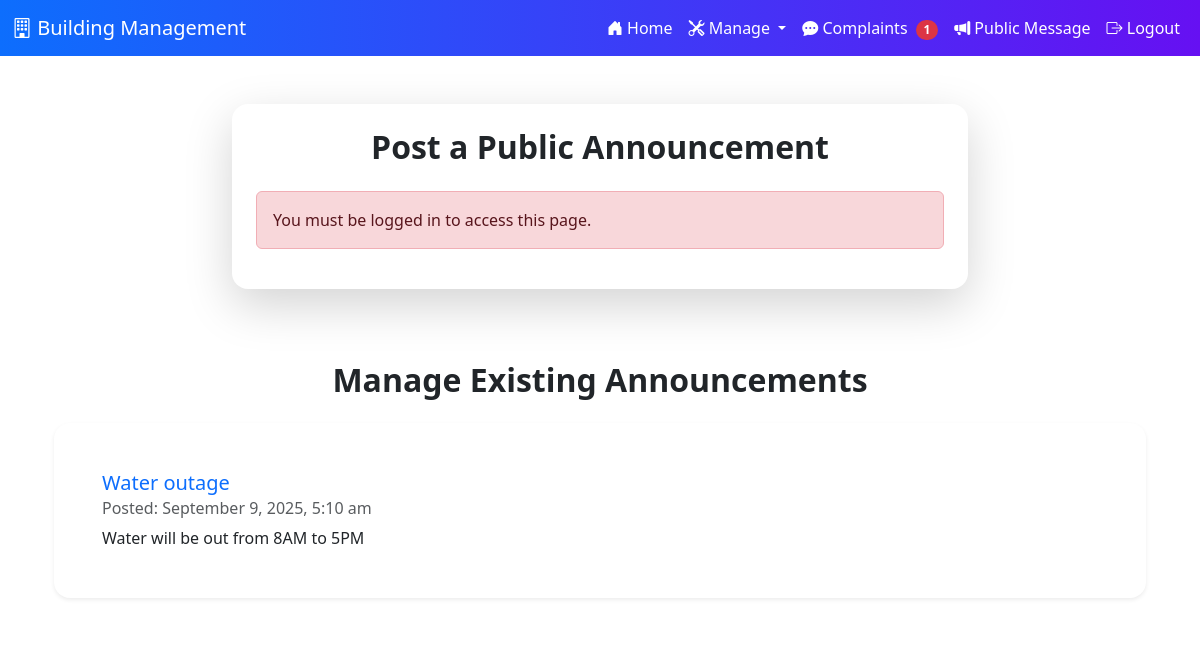
Page /adminpublicmessage.php on the committed database.
### tables this page shows
CREATE TABLE `announcements` (
  `id` int(11) NOT NULL,
  `title` varchar(255) NOT NULL,
  `message` text NOT NULL,
  `created_at` timestamp NOT NULL DEFAULT current_timestamp(),
  `user_email` varchar(50) NOT NULL
);

### adminpublicmessage.php (the view, shortened to what this page needs)
<?php
$message = '';
$is_admin = false;
?>
<!DOCTYPE html>
<html lang="en">
<head>
    <link href="https://cdn.jsdelivr.net/npm/bootstrap@5.3.0/dist/css/bootstrap.min.css" rel="stylesheet">
    <link href="https://cdn.jsdelivr.net/npm/bootstrap-icons/font/bootstrap-icons.css" rel="stylesheet">
    <link rel="stylesheet" href="adminstyle.css">
</head>
<body class="body">
    <?php include('navbar.php'); ?>
    <div class="container mt-5">
        <div class="row justify-content-center">
            <div class="col-md-8">
                <div class="card form-container p-4 shadow-lg">
                    <h2 class="card-title text-center mb-4">Post a Public Announcement</h2>
                    <?php
                    if (!$is_admin && !isset($_SESSION['phone_number'])) {
                        echo '<div class="alert alert-danger" role="alert">You must be logged in to access this page.</div>';
                    } else if (!$is_admin && isset($_SESSION['phone_number'])) {
                        echo '<div class="alert alert-warning" role="alert">You do not have the necessary permissions to post announcements.</div>';
                    } else {
                        echo $message;
                    }
                    ?>
                </div>
            </div>
        </div>
    </div>
    <div class="container mt-5 p-4 rounded" style="background-color: rgba(255, 255, 255, 0.8);">
        <h2 class="text-center mb-4" style="color: #212529;">Manage Existing Announcements</h2>
        <div class="row justify-content-center">
            <div class="col-md-12">
                <?php
                    include('DBconnect.php');
                    $sql = "SELECT id, title, message, created_at FROM announcements ORDER BY created_at DESC";
                    $result = $conn->query($sql);
                    if ($result->num_rows > 0) {
                        while ($row = $result->fetch_assoc()) {
                            echo '<div class="card mb-3 shadow-sm">';
                            echo '     <div class="card-body">';
                            echo '        <h5 class="card-title text-primary">' . htmlspecialchars($row['title']) . '</h5>';
                            echo '        <h6 class="card-subtitle mb-2 text-muted">Posted: ' . date('F j, Y, g:i a', strtotime($row['created_at'])) . '</h6>';
                            echo '        <p class="card-text">' . nl2br(htmlspecialchars($row['message'])) . '</p>';
                            echo '     </div>';
                            echo '</div>';
                        }
                    } else {
                        echo '<div class="alert alert-info text-center">No announcements to display.</div>';
                    }
                ?>
            </div>
        </div>
    </div>
</body>
</html>

### adminstyle.css (style rules this page uses)
.body { background: linear-gradient(135deg, #e0f7fa, #f1f8e9); font-family: 'Segoe UI', Tahoma, Geneva, Verdana, sans-serif; min-height: 100vh; color: #212529; background-image: url('img/modern-tokyo-street-background.jpg'); background-repeat: no-repeat; background-position: center; background-size: cover; background-attachment: fixed; }
.card, .form-container { background-color: #ffffff; border: none; border-radius: 1rem; box-shadow: 0 4px 20px rgba(0, 0, 0, 0.1); padding: 2rem; }
h2, h3 { color: #212529; font-weight: 600; }
.mt-5 { margin-top: 3rem !important; }
.mb-4 { margin-bottom: 1.5rem !important; }

### rows in the picture
announcements: title "Water outage", created_at "September 9, 2025, 5:10 am", message "Water will be out from 8AM to 5PM"

### other values in the picture
$pending_complaints "1"
